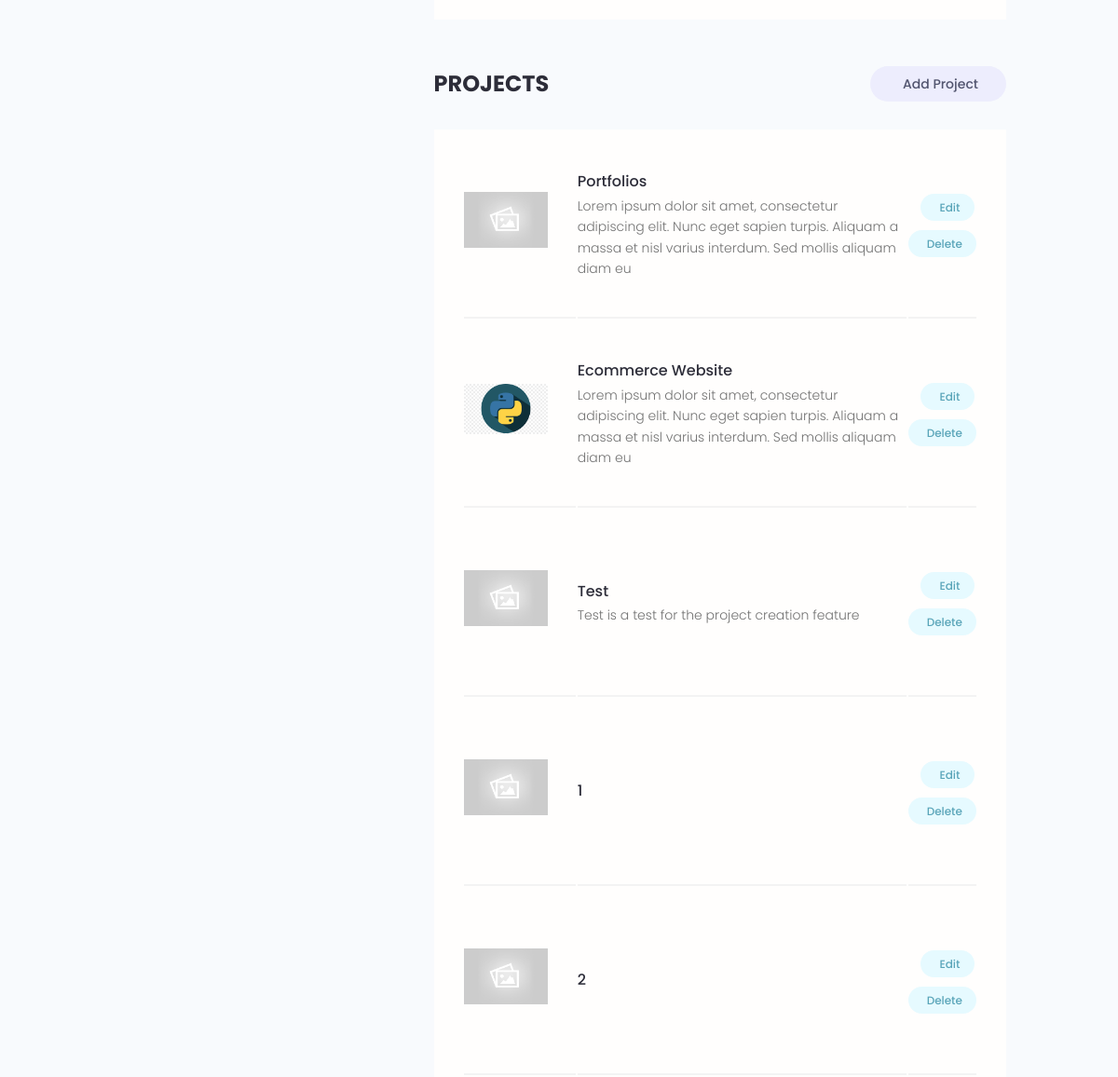
Page /account/ (signed in, middle part) on the earlier database version.
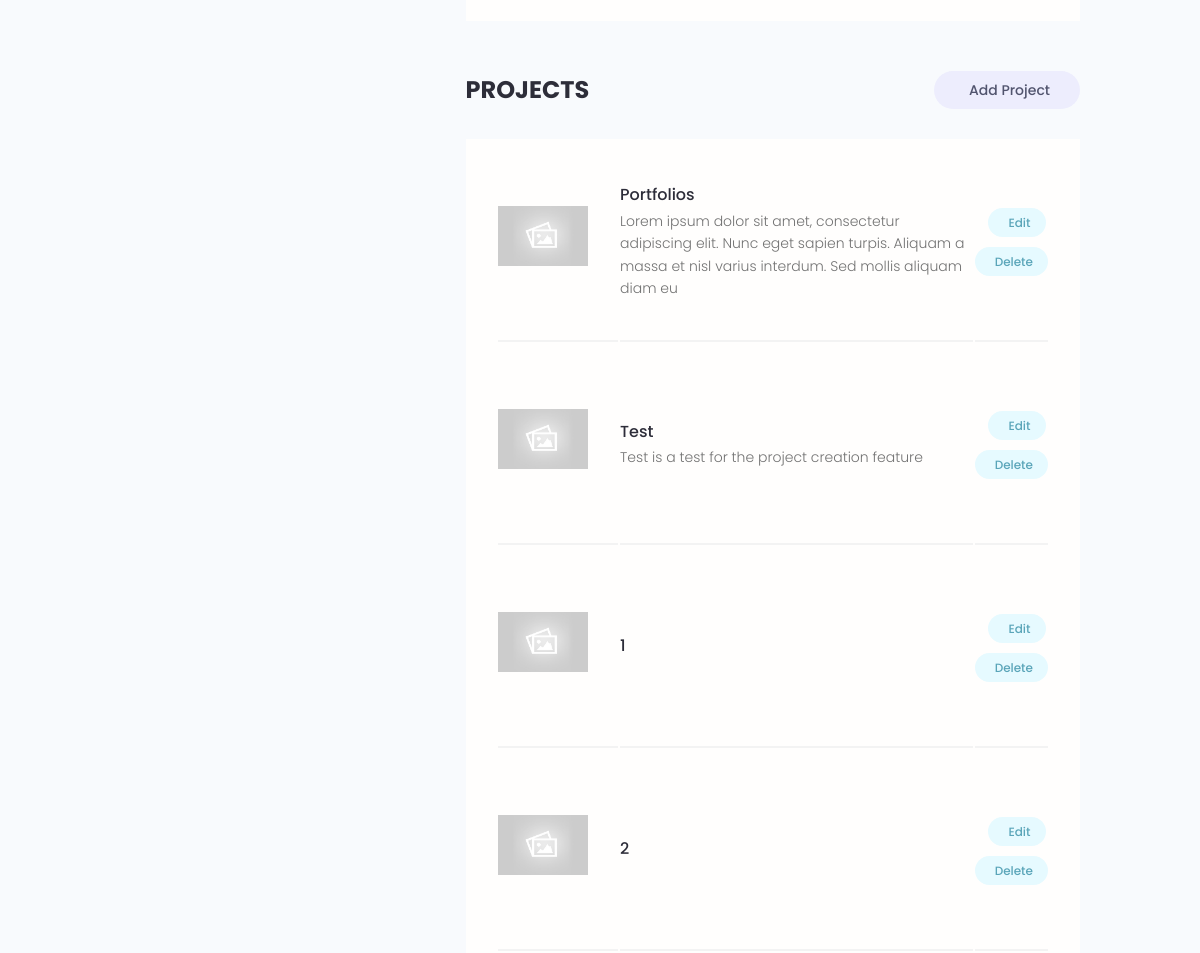
Same page on the later database version.
### projects/models.py (models this page shows, shortened)
class Project(models.Model):
    owner=  models.ForeignKey(Profile,null=True,blank=True,on_delete=models.SET_NULL) # setting null to true here so we can run migration without data, SET_NULL is used so that we if someone deletes project accidently it can be retrived back
    title= models.CharField(max_length=200)
    description= models.TextField(null=True,blank=True)
    featured_image= models.ImageField(null=True,blank=True,default="default.jpg") # requires pillow to use
    demo_link= models.CharField(max_length=2000,null=True,blank=True)
    source_link= models.CharField(max_length=2000,null=True,blank=True)
    tags= models.ManyToManyField("Tag", blank=True) # using Tag as string since it is referenced afterwards so python will be able to find it
    vote_total= models.IntegerField(default=0,null=True,blank=True)
    vote_ratio= models.IntegerField(default=0,null=True,blank=True)
    created= models.DateTimeField(auto_now_add=True) # auto_now_add adds timestamp automatically as model instance is created
    id= models.UUIDField(default=uuid.uuid4,unique=True,primary_key=True,editable=False) # UUID 16 character unique ids
    class Meta:
        ordering = ['-vote_ratio',"-vote_total"]  # ordering entries based on created field by default in ascending order

### users/views.py (the view)
# urls.py: path('account/',views.userAccount,name="account"),
@login_required(login_url='login')
def userAccount(request):
    profile=request.user.profile # getting current logged in user.profile
    skills=profile.skill_set.all()
    projects=profile.project_set.all()
    context={'profile':profile,"skills":skills,"projects":projects}
    return render(request,"users/account.html",context)

### users/templates/users/account.html (shortened to what this page needs)
{% extends "main.html" %}
{% block content %}
  <main class="settingsPage profile my-md">
    <div class="container">
      <div class="layout">
        <div class="column column--1of3">
        </div>
        <div class="column column--2of3">
          <table class="settings__table">
            {% for skill in skills%}
            <tr>
              <td class="settings__tableInfo">
              </td>
              <td class="settings__tableActions">
              </td>
            </tr>
            {% endfor %}
          </table>
          <div class="settings">
            <h3 class="settings__title">Projects</h3>
            <a class="tag tag--pill tag--sub settings__btn tag--lg" href="{% url 'create-project' %}"> Add
              Project</a>
            </div>
          <table class="settings__table">
            {% for project in projects %}
            <tr>
              <td class="settings__thumbnail">
                <a href="{% url 'project' project.id %}"><img src="{{project.featured_image.url}}" alt="Project Thumbnail" /></a>
              </td>
              <td class="settings__tableInfo">
                <a href="{% url 'project' project.id %}">{{project.title}}</a>
                <p>{{project.description|slice:"150"}}</p>
              </td>
              <td class="settings__tableActions">
                <a class="tag tag--pill tag--main settings__btn" href="{% url 'update-project' project.id %}">
                  Edit</a>
                <a class="tag tag--pill tag--main settings__btn" href="{% url 'delete-project' project.id %}?next=/account/">
                  Delete</a>
              </td>
            </tr>
            {% endfor %}
          </table>
        </div>
      </div>
    </div>
  </main>
{% endblock %}

Differences in the rows shown:
removed Project: featured_image (picture), title "Ecommerce Website", description "Lorem ipsum dolor sit amet, consectetur adipiscing elit. Nunc eget sapien turpis. Aliquam a massa et nisl varius interdum. Sed mollis aliquam diam eu"
